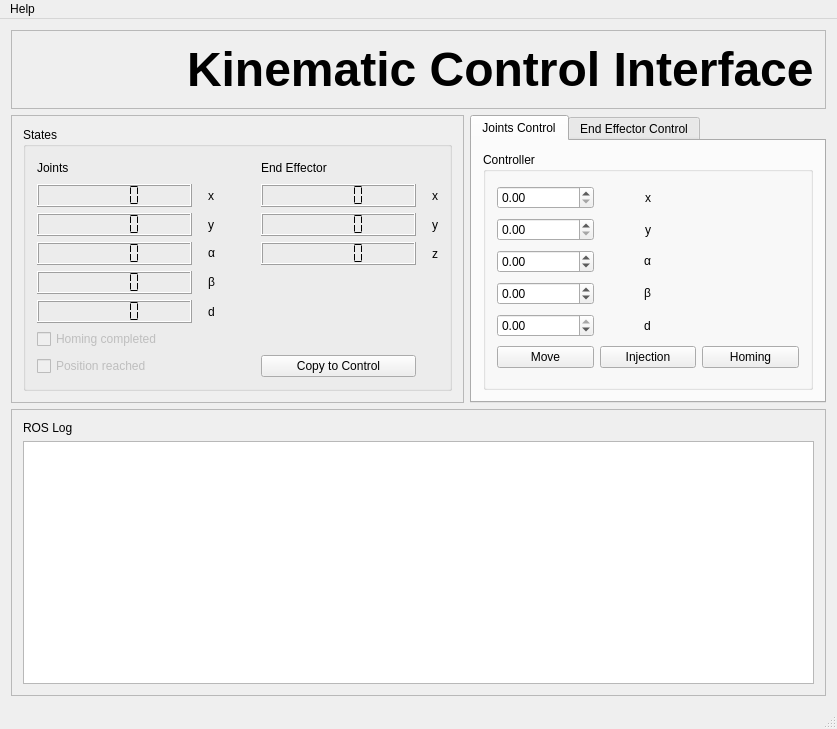
<?xml version="1.0" encoding="UTF-8"?>
<ui version="4.0">
 <class>MainWindowDesign</class>
 <widget class="QMainWindow" name="MainWindowDesign">
  <property name="geometry">
   <rect>
    <x>0</x>
    <y>0</y>
    <width>837</width>
    <height>729</height>
   </rect>
  </property>
  <property name="windowTitle">
   <string>MainWindow</string>
  </property>
  <widget class="QWidget" name="centralWidget">
   <layout class="QGridLayout" name="gridLayout_4">
    <item row="1" column="1">
     <widget class="QTabWidget" name="tabWidget">
      <property name="currentIndex">
       <number>0</number>
      </property>
      <widget class="QWidget" name="tab_2">
       <attribute name="title">
        <string>Joints Control</string>
       </attribute>
       <layout class="QHBoxLayout" name="horizontalLayout_2">
        <item>
         <widget class="QGroupBox" name="groupBox">
          <property name="title">
           <string>Controller</string>
          </property>
          <layout class="QGridLayout" name="gridLayout">
           <item row="5" column="0">
            <widget class="QPushButton" name="q_start">
             <property name="text">
              <string>Move</string>
             </property>
            </widget>
           </item>
           <item row="1" column="0">
            <widget class="QDoubleSpinBox" name="q_y">
             <property name="maximum">
              <double>49.000000000000000</double>
             </property>
            </widget>
           </item>
           <item row="5" column="2">
            <widget class="QPushButton" name="q_homing">
             <property name="text">
              <string>Homing</string>
             </property>
            </widget>
           </item>
           <item row="3" column="0">
            <widget class="QDoubleSpinBox" name="q_beta">
             <property name="minimum">
              <double>-50.000000000000000</double>
             </property>
             <property name="maximum">
              <double>44.000000000000000</double>
             </property>
            </widget>
           </item>
           <item row="2" column="0">
            <widget class="QDoubleSpinBox" name="q_alpha">
             <property name="minimum">
              <double>-33.000000000000000</double>
             </property>
             <property name="maximum">
              <double>45.000000000000000</double>
             </property>
            </widget>
           </item>
           <item row="0" column="0">
            <widget class="QDoubleSpinBox" name="q_x">
             <property name="suffix">
              <string/>
             </property>
             <property name="maximum">
              <double>49.000000000000000</double>
             </property>
            </widget>
           </item>
           <item row="4" column="0">
            <widget class="QDoubleSpinBox" name="q_d">
             <property name="minimum">
              <double>-45.000000000000000</double>
             </property>
             <property name="maximum">
              <double>0.000000000000000</double>
             </property>
            </widget>
           </item>
           <item row="5" column="1">
            <widget class="QPushButton" name="q_injection">
             <property name="text">
              <string>Injection</string>
             </property>
            </widget>
           </item>
           <item row="0" column="1" alignment="Qt::AlignHCenter">
            <widget class="QLabel" name="label">
             <property name="text">
              <string>x</string>
             </property>
            </widget>
           </item>
           <item row="1" column="1" alignment="Qt::AlignHCenter">
            <widget class="QLabel" name="label_2">
             <property name="text">
              <string>y</string>
             </property>
            </widget>
           </item>
           <item row="2" column="1" alignment="Qt::AlignHCenter">
            <widget class="QLabel" name="label_3">
             <property name="text">
              <string>&lt;html&gt;&lt;head/&gt;&lt;body&gt;&lt;p&gt;α&lt;/p&gt;&lt;/body&gt;&lt;/html&gt;</string>
             </property>
            </widget>
           </item>
           <item row="3" column="1" alignment="Qt::AlignHCenter">
            <widget class="QLabel" name="label_5">
             <property name="text">
              <string>&lt;html&gt;&lt;head/&gt;&lt;body&gt;&lt;p&gt;β&lt;/p&gt;&lt;/body&gt;&lt;/html&gt;</string>
             </property>
            </widget>
           </item>
           <item row="4" column="1" alignment="Qt::AlignHCenter">
            <widget class="QLabel" name="label_4">
             <property name="text">
              <string>d</string>
             </property>
            </widget>
           </item>
          </layout>
         </widget>
        </item>
       </layout>
      </widget>
      <widget class="QWidget" name="tab">
       <attribute name="title">
        <string>End Effector Control</string>
       </attribute>
       <layout class="QHBoxLayout" name="horizontalLayout_3">
        <item>
         <widget class="QGroupBox" name="groupBox_2">
          <property name="title">
           <string>Controller</string>
          </property>
          <layout class="QGridLayout" name="gridLayout_2">
           <item row="4" column="1" alignment="Qt::AlignHCenter">
            <widget class="QLabel" name="label_10">
             <property name="text">
              <string>&lt;html&gt;&lt;head/&gt;&lt;body&gt;&lt;p&gt;θ&lt;/p&gt;&lt;/body&gt;&lt;/html&gt;</string>
             </property>
            </widget>
           </item>
           <item row="3" column="0">
            <widget class="QDoubleSpinBox" name="ee_phi">
             <property name="minimum">
              <double>57.000000000000000</double>
             </property>
             <property name="maximum">
              <double>135.000000000000000</double>
             </property>
            </widget>
           </item>
           <item row="2" column="0">
            <widget class="QDoubleSpinBox" name="ee_z">
             <property name="minimum">
              <double>-300.000000000000000</double>
             </property>
             <property name="maximum">
              <double>300.000000000000000</double>
             </property>
            </widget>
           </item>
           <item row="5" column="0">
            <widget class="QPushButton" name="ee_start">
             <property name="text">
              <string>Move</string>
             </property>
            </widget>
           </item>
           <item row="0" column="0">
            <widget class="QDoubleSpinBox" name="ee_x">
             <property name="minimum">
              <double>-300.000000000000000</double>
             </property>
             <property name="maximum">
              <double>300.000000000000000</double>
             </property>
            </widget>
           </item>
           <item row="1" column="0">
            <widget class="QDoubleSpinBox" name="ee_y">
             <property name="minimum">
              <double>-300.000000000000000</double>
             </property>
             <property name="maximum">
              <double>300.000000000000000</double>
             </property>
            </widget>
           </item>
           <item row="4" column="0">
            <widget class="QDoubleSpinBox" name="ee_theta">
             <property name="minimum">
              <double>-50.000000000000000</double>
             </property>
             <property name="maximum">
              <double>44.000000000000000</double>
             </property>
            </widget>
           </item>
           <item row="5" column="2">
            <widget class="QPushButton" name="ee_homing">
             <property name="text">
              <string>Homing</string>
             </property>
            </widget>
           </item>
           <item row="2" column="1" alignment="Qt::AlignHCenter">
            <widget class="QLabel" name="label_8">
             <property name="text">
              <string>z</string>
             </property>
            </widget>
           </item>
           <item row="0" column="1" alignment="Qt::AlignHCenter">
            <widget class="QLabel" name="label_6">
             <property name="text">
              <string>x</string>
             </property>
            </widget>
           </item>
           <item row="3" column="1" alignment="Qt::AlignHCenter">
            <widget class="QLabel" name="label_9">
             <property name="text">
              <string>&lt;html&gt;&lt;head/&gt;&lt;body&gt;&lt;p&gt;φ&lt;/p&gt;&lt;/body&gt;&lt;/html&gt;</string>
             </property>
            </widget>
           </item>
           <item row="1" column="1" alignment="Qt::AlignHCenter">
            <widget class="QLabel" name="label_7">
             <property name="text">
              <string>y</string>
             </property>
            </widget>
           </item>
           <item row="5" column="1">
            <widget class="QPushButton" name="ee_injection">
             <property name="text">
              <string>Injection</string>
             </property>
            </widget>
           </item>
          </layout>
         </widget>
        </item>
       </layout>
      </widget>
     </widget>
    </item>
    <item row="3" column="0" colspan="2">
     <widget class="QFrame" name="frame_2">
      <property name="frameShape">
       <enum>QFrame::StyledPanel</enum>
      </property>
      <property name="frameShadow">
       <enum>QFrame::Raised</enum>
      </property>
      <layout class="QVBoxLayout" name="verticalLayout">
       <item>
        <widget class="QLabel" name="label_25">
         <property name="text">
          <string>ROS Log</string>
         </property>
        </widget>
       </item>
       <item>
        <widget class="QListView" name="view_logging"/>
       </item>
      </layout>
     </widget>
    </item>
    <item row="1" column="0">
     <widget class="QFrame" name="frame">
      <property name="frameShape">
       <enum>QFrame::StyledPanel</enum>
      </property>
      <property name="frameShadow">
       <enum>QFrame::Raised</enum>
      </property>
      <layout class="QHBoxLayout" name="horizontalLayout">
       <item>
        <widget class="QGroupBox" name="groupBox_3">
         <property name="title">
          <string>States</string>
         </property>
         <layout class="QGridLayout" name="gridLayout_3">
          <item row="1" column="2">
           <widget class="QLabel" name="label_11">
            <property name="text">
             <string>x</string>
            </property>
           </widget>
          </item>
          <item row="4" column="2">
           <widget class="QLabel" name="label_14">
            <property name="text">
             <string>&lt;html&gt;&lt;head/&gt;&lt;body&gt;&lt;p&gt;β&lt;/p&gt;&lt;/body&gt;&lt;/html&gt;</string>
            </property>
           </widget>
          </item>
          <item row="4" column="0">
           <widget class="QLCDNumber" name="q_actual_beta">
            <property name="segmentStyle">
             <enum>QLCDNumber::Flat</enum>
            </property>
           </widget>
          </item>
          <item row="2" column="2">
           <widget class="QLabel" name="label_12">
            <property name="text">
             <string>y</string>
            </property>
           </widget>
          </item>
          <item row="5" column="0">
           <widget class="QLCDNumber" name="q_actual_d">
            <property name="segmentStyle">
             <enum>QLCDNumber::Flat</enum>
            </property>
           </widget>
          </item>
          <item row="5" column="2">
           <widget class="QLabel" name="label_15">
            <property name="text">
             <string>d</string>
            </property>
           </widget>
          </item>
          <item row="3" column="2">
           <widget class="QLabel" name="label_13">
            <property name="text">
             <string>&lt;html&gt;&lt;head/&gt;&lt;body&gt;&lt;p&gt;α&lt;/p&gt;&lt;/body&gt;&lt;/html&gt;</string>
            </property>
           </widget>
          </item>
          <item row="3" column="0">
           <widget class="QLCDNumber" name="q_actual_alpha">
            <property name="segmentStyle">
             <enum>QLCDNumber::Flat</enum>
            </property>
           </widget>
          </item>
          <item row="2" column="0">
           <widget class="QLCDNumber" name="q_actual_y">
            <property name="segmentStyle">
             <enum>QLCDNumber::Flat</enum>
            </property>
           </widget>
          </item>
          <item row="1" column="0">
           <widget class="QLCDNumber" name="q_actual_x">
            <property name="frameShape">
             <enum>QFrame::Box</enum>
            </property>
            <property name="frameShadow">
             <enum>QFrame::Raised</enum>
            </property>
            <property name="segmentStyle">
             <enum>QLCDNumber::Flat</enum>
            </property>
           </widget>
          </item>
          <item row="7" column="0">
           <widget class="QCheckBox" name="homing_completed">
            <property name="enabled">
             <bool>false</bool>
            </property>
            <property name="font">
             <font>
              <kerning>true</kerning>
             </font>
            </property>
            <property name="text">
             <string>Homing completed</string>
            </property>
           </widget>
          </item>
          <item row="7" column="4">
           <spacer name="horizontalSpacer">
            <property name="orientation">
             <enum>Qt::Horizontal</enum>
            </property>
            <property name="sizeHint" stdset="0">
             <size>
              <width>155</width>
              <height>0</height>
             </size>
            </property>
           </spacer>
          </item>
          <item row="0" column="0">
           <widget class="QLabel" name="label_23">
            <property name="text">
             <string>Joints</string>
            </property>
           </widget>
          </item>
          <item row="0" column="4">
           <widget class="QLabel" name="label_24">
            <property name="text">
             <string>End Effector</string>
            </property>
           </widget>
          </item>
          <item row="1" column="4">
           <widget class="QLCDNumber" name="ee_actual_x">
            <property name="segmentStyle">
             <enum>QLCDNumber::Flat</enum>
            </property>
           </widget>
          </item>
          <item row="8" column="0">
           <widget class="QCheckBox" name="position_reached">
            <property name="enabled">
             <bool>false</bool>
            </property>
            <property name="text">
             <string>Position reached</string>
            </property>
           </widget>
          </item>
          <item row="1" column="3">
           <spacer name="horizontalSpacer_3">
            <property name="orientation">
             <enum>Qt::Horizontal</enum>
            </property>
            <property name="sizeHint" stdset="0">
             <size>
              <width>40</width>
              <height>20</height>
             </size>
            </property>
           </spacer>
          </item>
          <item row="1" column="6">
           <widget class="QLabel" name="label_18">
            <property name="text">
             <string>x</string>
            </property>
           </widget>
          </item>
          <item row="2" column="4">
           <widget class="QLCDNumber" name="ee_actual_y">
            <property name="segmentStyle">
             <enum>QLCDNumber::Flat</enum>
            </property>
           </widget>
          </item>
          <item row="3" column="6">
           <widget class="QLabel" name="label_20">
            <property name="text">
             <string>z</string>
            </property>
           </widget>
          </item>
          <item row="1" column="1">
           <spacer name="horizontalSpacer_4">
            <property name="orientation">
             <enum>Qt::Horizontal</enum>
            </property>
            <property name="sizeHint" stdset="0">
             <size>
              <width>10</width>
              <height>20</height>
             </size>
            </property>
           </spacer>
          </item>
          <item row="8" column="4">
           <widget class="QPushButton" name="copy_to_control">
            <property name="text">
             <string>Copy to Control</string>
            </property>
           </widget>
          </item>
          <item row="6" column="0">
           <spacer name="horizontalSpacer_2">
            <property name="orientation">
             <enum>Qt::Horizontal</enum>
            </property>
            <property name="sizeHint" stdset="0">
             <size>
              <width>155</width>
              <height>0</height>
             </size>
            </property>
           </spacer>
          </item>
          <item row="2" column="6">
           <widget class="QLabel" name="label_19">
            <property name="text">
             <string>y</string>
            </property>
           </widget>
          </item>
          <item row="1" column="5">
           <spacer name="horizontalSpacer_5">
            <property name="orientation">
             <enum>Qt::Horizontal</enum>
            </property>
            <property name="sizeHint" stdset="0">
             <size>
              <width>10</width>
              <height>20</height>
             </size>
            </property>
           </spacer>
          </item>
          <item row="3" column="4">
           <widget class="QLCDNumber" name="ee_actual_z">
            <property name="segmentStyle">
             <enum>QLCDNumber::Flat</enum>
            </property>
           </widget>
          </item>
         </layout>
        </widget>
       </item>
      </layout>
     </widget>
    </item>
    <item row="0" column="0" colspan="2">
     <widget class="QFrame" name="frame_3">
      <property name="autoFillBackground">
       <bool>false</bool>
      </property>
      <property name="frameShape">
       <enum>QFrame::StyledPanel</enum>
      </property>
      <property name="frameShadow">
       <enum>QFrame::Raised</enum>
      </property>
      <layout class="QGridLayout" name="gridLayout_5">
       <item row="0" column="0">
        <widget class="QLabel" name="label_16">
         <property name="text">
          <string>&lt;html&gt;&lt;head/&gt;&lt;body&gt;&lt;p&gt;&lt;img src=&quot;:/images/icon.png&quot;/&gt;&lt;/p&gt;&lt;/body&gt;&lt;/html&gt;</string>
         </property>
        </widget>
       </item>
       <item row="0" column="1">
        <widget class="QLabel" name="label_17">
         <property name="text">
          <string>&lt;html&gt;&lt;head/&gt;&lt;body&gt;&lt;p&gt;&lt;span style=&quot; font-size:36pt; font-weight:600;&quot;&gt;Kinematic Control Interface&lt;/span&gt;&lt;/p&gt;&lt;/body&gt;&lt;/html&gt;</string>
         </property>
        </widget>
       </item>
      </layout>
     </widget>
    </item>
   </layout>
  </widget>
  <widget class="QMenuBar" name="menuBar">
   <property name="geometry">
    <rect>
     <x>0</x>
     <y>0</y>
     <width>837</width>
     <height>22</height>
    </rect>
   </property>
   <widget class="QMenu" name="menuHelp">
    <property name="title">
     <string>Help</string>
    </property>
    <addaction name="actionAbout"/>
    <addaction name="actionManual"/>
    <addaction name="separator"/>
    <addaction name="actionQuit"/>
   </widget>
   <addaction name="menuHelp"/>
  </widget>
  <widget class="QStatusBar" name="statusBar"/>
  <action name="actionAbout">
   <property name="text">
    <string>About</string>
   </property>
  </action>
  <action name="actionManual">
   <property name="text">
    <string>Manual</string>
   </property>
  </action>
  <action name="actionQuit">
   <property name="text">
    <string>Quit</string>
   </property>
  </action>
 </widget>
 <layoutdefault spacing="6" margin="11"/>
 <resources/>
 <connections/>
</ui>
